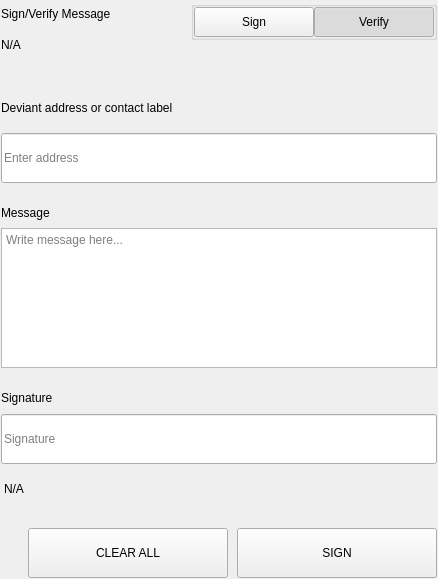
<?xml version="1.0" encoding="UTF-8"?>
<ui version="4.0">
 <class>SettingsSignMessageWidgets</class>
 <widget class="QWidget" name="SettingsSignMessageWidgets">
  <property name="geometry">
   <rect>
    <x>0</x>
    <y>0</y>
    <width>438</width>
    <height>579</height>
   </rect>
  </property>
  <property name="windowTitle">
   <string>Form</string>
  </property>
  <layout class="QVBoxLayout" name="verticalLayout">
   <property name="spacing">
    <number>0</number>
   </property>
   <property name="leftMargin">
    <number>0</number>
   </property>
   <property name="topMargin">
    <number>0</number>
   </property>
   <property name="rightMargin">
    <number>0</number>
   </property>
   <property name="bottomMargin">
    <number>0</number>
   </property>
   <item>
    <widget class="QWidget" name="left" native="true">
     <layout class="QVBoxLayout" name="verticalLayout_3">
      <property name="leftMargin">
       <number>0</number>
      </property>
      <property name="topMargin">
       <number>0</number>
      </property>
      <property name="rightMargin">
       <number>0</number>
      </property>
      <property name="bottomMargin">
       <number>0</number>
      </property>
      <item>
       <widget class="QWidget" name="container_sign" native="true">
        <layout class="QVBoxLayout" name="verticalLayout_2">
         <property name="spacing">
          <number>0</number>
         </property>
         <property name="leftMargin">
          <number>1</number>
         </property>
         <property name="topMargin">
          <number>1</number>
         </property>
         <property name="rightMargin">
          <number>1</number>
         </property>
         <property name="bottomMargin">
          <number>1</number>
         </property>
         <item>
          <layout class="QHBoxLayout" name="horizontalLayout_3" stretch="3,1">
           <property name="spacing">
            <number>40</number>
           </property>
           <item>
            <layout class="QVBoxLayout" name="verticalLayoutTitle">
             <property name="spacing">
              <number>5</number>
             </property>
             <item>
              <widget class="QLabel" name="labelTitle">
               <property name="text">
                <string>Sign/Verify Message</string>
               </property>
              </widget>
             </item>
             <item>
              <widget class="QLabel" name="labelSubtitle1">
               <property name="text">
                <string notr="true">N/A</string>
               </property>
               <property name="wordWrap">
                <bool>true</bool>
               </property>
              </widget>
             </item>
            </layout>
           </item>
           <item alignment="Qt::AlignRight|Qt::AlignTop">
            <widget class="QWidget" name="containerSwitch" native="true">
             <property name="styleSheet">
              <string notr="true">#containerSwitch{
	padding-top:9px;
}</string>
             </property>
             <layout class="QVBoxLayout" name="verticalLayout_6">
              <property name="spacing">
               <number>4</number>
              </property>
              <property name="leftMargin">
               <number>0</number>
              </property>
              <property name="topMargin">
               <number>0</number>
              </property>
              <property name="rightMargin">
               <number>0</number>
              </property>
              <property name="bottomMargin">
               <number>0</number>
              </property>
              <item alignment="Qt::AlignRight">
               <widget class="QGroupBox" name="groupBox">
                <property name="sizePolicy">
                 <sizepolicy hsizetype="Fixed" vsizetype="Preferred">
                  <horstretch>0</horstretch>
                  <verstretch>0</verstretch>
                 </sizepolicy>
                </property>
                <property name="title">
                 <string/>
                </property>
                <property name="alignment">
                 <set>Qt::AlignRight|Qt::AlignTop|Qt::AlignTrailing</set>
                </property>
                <layout class="QHBoxLayout" name="horizontalLayout_4">
                 <property name="spacing">
                  <number>0</number>
                 </property>
                 <property name="leftMargin">
                  <number>0</number>
                 </property>
                 <property name="topMargin">
                  <number>0</number>
                 </property>
                 <property name="rightMargin">
                  <number>0</number>
                 </property>
                 <property name="bottomMargin">
                  <number>0</number>
                 </property>
                 <item>
                  <widget class="QPushButton" name="pushSign">
                   <property name="minimumSize">
                    <size>
                     <width>120</width>
                     <height>30</height>
                    </size>
                   </property>
                   <property name="maximumSize">
                    <size>
                     <width>120</width>
                     <height>30</height>
                    </size>
                   </property>
                   <property name="focusPolicy">
                    <enum>Qt::NoFocus</enum>
                   </property>
                   <property name="text">
                    <string>Sign</string>
                   </property>
                   <property name="checkable">
                    <bool>true</bool>
                   </property>
                   <property name="autoExclusive">
                    <bool>true</bool>
                   </property>
                  </widget>
                 </item>
                 <item>
                  <widget class="QPushButton" name="pushVerify">
                   <property name="minimumSize">
                    <size>
                     <width>120</width>
                     <height>30</height>
                    </size>
                   </property>
                   <property name="maximumSize">
                    <size>
                     <width>120</width>
                     <height>30</height>
                    </size>
                   </property>
                   <property name="focusPolicy">
                    <enum>Qt::NoFocus</enum>
                   </property>
                   <property name="text">
                    <string>Verify</string>
                   </property>
                   <property name="checkable">
                    <bool>true</bool>
                   </property>
                   <property name="checked">
                    <bool>true</bool>
                   </property>
                   <property name="autoExclusive">
                    <bool>true</bool>
                   </property>
                  </widget>
                 </item>
                </layout>
               </widget>
              </item>
              <item alignment="Qt::AlignHCenter|Qt::AlignTop">
               <widget class="QLabel" name="labelSubtitleSwitch">
                <property name="text">
                 <string/>
                </property>
                <property name="alignment">
                 <set>Qt::AlignRight|Qt::AlignTrailing|Qt::AlignVCenter</set>
                </property>
               </widget>
              </item>
             </layout>
            </widget>
           </item>
          </layout>
         </item>
         <item>
          <spacer name="verticalSpacer_2">
           <property name="orientation">
            <enum>Qt::Vertical</enum>
           </property>
           <property name="sizeType">
            <enum>QSizePolicy::Fixed</enum>
           </property>
           <property name="sizeHint" stdset="0">
            <size>
             <width>20</width>
             <height>40</height>
            </size>
           </property>
          </spacer>
         </item>
         <item>
          <widget class="QWidget" name="containerAddress" native="true">
           <property name="sizePolicy">
            <sizepolicy hsizetype="Preferred" vsizetype="Fixed">
             <horstretch>0</horstretch>
             <verstretch>0</verstretch>
            </sizepolicy>
           </property>
           <layout class="QVBoxLayout" name="verticalLayout_5" stretch="0,0">
            <property name="spacing">
             <number>15</number>
            </property>
            <property name="leftMargin">
             <number>0</number>
            </property>
            <property name="topMargin">
             <number>0</number>
            </property>
            <property name="rightMargin">
             <number>0</number>
            </property>
            <property name="bottomMargin">
             <number>0</number>
            </property>
            <item>
             <widget class="QLabel" name="labelSubtitleAddress">
              <property name="minimumSize">
               <size>
                <width>0</width>
                <height>20</height>
               </size>
              </property>
              <property name="maximumSize">
               <size>
                <width>16777215</width>
                <height>20</height>
               </size>
              </property>
              <property name="text">
               <string>Deviant address or contact label</string>
              </property>
             </widget>
            </item>
            <item>
             <widget class="QLineEdit" name="addressIn_SM">
              <property name="minimumSize">
               <size>
                <width>0</width>
                <height>50</height>
               </size>
              </property>
              <property name="maximumSize">
               <size>
                <width>16777215</width>
                <height>50</height>
               </size>
              </property>
              <property name="placeholderText">
               <string>Enter address</string>
              </property>
             </widget>
            </item>
           </layout>
          </widget>
         </item>
         <item>
          <spacer name="verticalSpacer_3">
           <property name="orientation">
            <enum>Qt::Vertical</enum>
           </property>
           <property name="sizeType">
            <enum>QSizePolicy::Fixed</enum>
           </property>
           <property name="sizeHint" stdset="0">
            <size>
             <width>20</width>
             <height>20</height>
            </size>
           </property>
          </spacer>
         </item>
         <item>
          <layout class="QVBoxLayout" name="verticalLayout_9">
           <property name="spacing">
            <number>5</number>
           </property>
           <item>
            <widget class="QLabel" name="labelSubtitleMessage">
             <property name="minimumSize">
              <size>
               <width>0</width>
               <height>20</height>
              </size>
             </property>
             <property name="maximumSize">
              <size>
               <width>16777215</width>
               <height>20</height>
              </size>
             </property>
             <property name="text">
              <string>Message</string>
             </property>
            </widget>
           </item>
           <item>
            <widget class="QPlainTextEdit" name="messageIn_SM">
             <property name="minimumSize">
              <size>
               <width>0</width>
               <height>140</height>
              </size>
             </property>
             <property name="maximumSize">
              <size>
               <width>16777215</width>
               <height>140</height>
              </size>
             </property>
             <property name="placeholderText">
              <string>Write message here...</string>
             </property>
            </widget>
           </item>
          </layout>
         </item>
         <item>
          <spacer name="verticalSpacer_4">
           <property name="orientation">
            <enum>Qt::Vertical</enum>
           </property>
           <property name="sizeType">
            <enum>QSizePolicy::Fixed</enum>
           </property>
           <property name="sizeHint" stdset="0">
            <size>
             <width>20</width>
             <height>20</height>
            </size>
           </property>
          </spacer>
         </item>
         <item>
          <widget class="QWidget" name="widget" native="true">
           <property name="minimumSize">
            <size>
             <width>0</width>
             <height>75</height>
            </size>
           </property>
           <property name="maximumSize">
            <size>
             <width>16777215</width>
             <height>16777215</height>
            </size>
           </property>
           <layout class="QVBoxLayout" name="verticalLayout_4">
            <property name="leftMargin">
             <number>0</number>
            </property>
            <property name="topMargin">
             <number>0</number>
            </property>
            <property name="rightMargin">
             <number>0</number>
            </property>
            <property name="bottomMargin">
             <number>0</number>
            </property>
            <item>
             <widget class="QLabel" name="labelSubtitleSignature">
              <property name="minimumSize">
               <size>
                <width>0</width>
                <height>20</height>
               </size>
              </property>
              <property name="maximumSize">
               <size>
                <width>16777215</width>
                <height>20</height>
               </size>
              </property>
              <property name="text">
               <string>Signature</string>
              </property>
             </widget>
            </item>
            <item>
             <widget class="QLineEdit" name="signatureOut_SM">
              <property name="minimumSize">
               <size>
                <width>0</width>
                <height>50</height>
               </size>
              </property>
              <property name="placeholderText">
               <string>Signature</string>
              </property>
             </widget>
            </item>
           </layout>
          </widget>
         </item>
         <item>
          <widget class="QLabel" name="statusLabel_SM">
           <property name="styleSheet">
            <string notr="true">padding-top:5px;</string>
           </property>
           <property name="text">
            <string notr="true">N/A</string>
           </property>
          </widget>
         </item>
         <item>
          <spacer name="verticalSpacer">
           <property name="orientation">
            <enum>Qt::Vertical</enum>
           </property>
           <property name="sizeType">
            <enum>QSizePolicy::Fixed</enum>
           </property>
           <property name="sizeHint" stdset="0">
            <size>
             <width>20</width>
             <height>20</height>
            </size>
           </property>
          </spacer>
         </item>
         <item>
          <layout class="QHBoxLayout" name="horizontalLayout_7">
           <property name="spacing">
            <number>9</number>
           </property>
           <item>
            <spacer name="horizontalSpacer_5">
             <property name="orientation">
              <enum>Qt::Horizontal</enum>
             </property>
             <property name="sizeType">
              <enum>QSizePolicy::Expanding</enum>
             </property>
             <property name="sizeHint" stdset="0">
              <size>
               <width>40</width>
               <height>20</height>
              </size>
             </property>
            </spacer>
           </item>
           <item>
            <widget class="QPushButton" name="pushButtonClear">
             <property name="minimumSize">
              <size>
               <width>200</width>
               <height>50</height>
              </size>
             </property>
             <property name="focusPolicy">
              <enum>Qt::NoFocus</enum>
             </property>
             <property name="text">
              <string>CLEAR ALL</string>
             </property>
            </widget>
           </item>
           <item>
            <widget class="QPushButton" name="pushButtonSave">
             <property name="minimumSize">
              <size>
               <width>200</width>
               <height>50</height>
              </size>
             </property>
             <property name="maximumSize">
              <size>
               <width>200</width>
               <height>50</height>
              </size>
             </property>
             <property name="focusPolicy">
              <enum>Qt::NoFocus</enum>
             </property>
             <property name="text">
              <string>SIGN</string>
             </property>
            </widget>
           </item>
          </layout>
         </item>
        </layout>
       </widget>
      </item>
     </layout>
    </widget>
   </item>
  </layout>
 </widget>
 <resources/>
 <connections/>
</ui>
